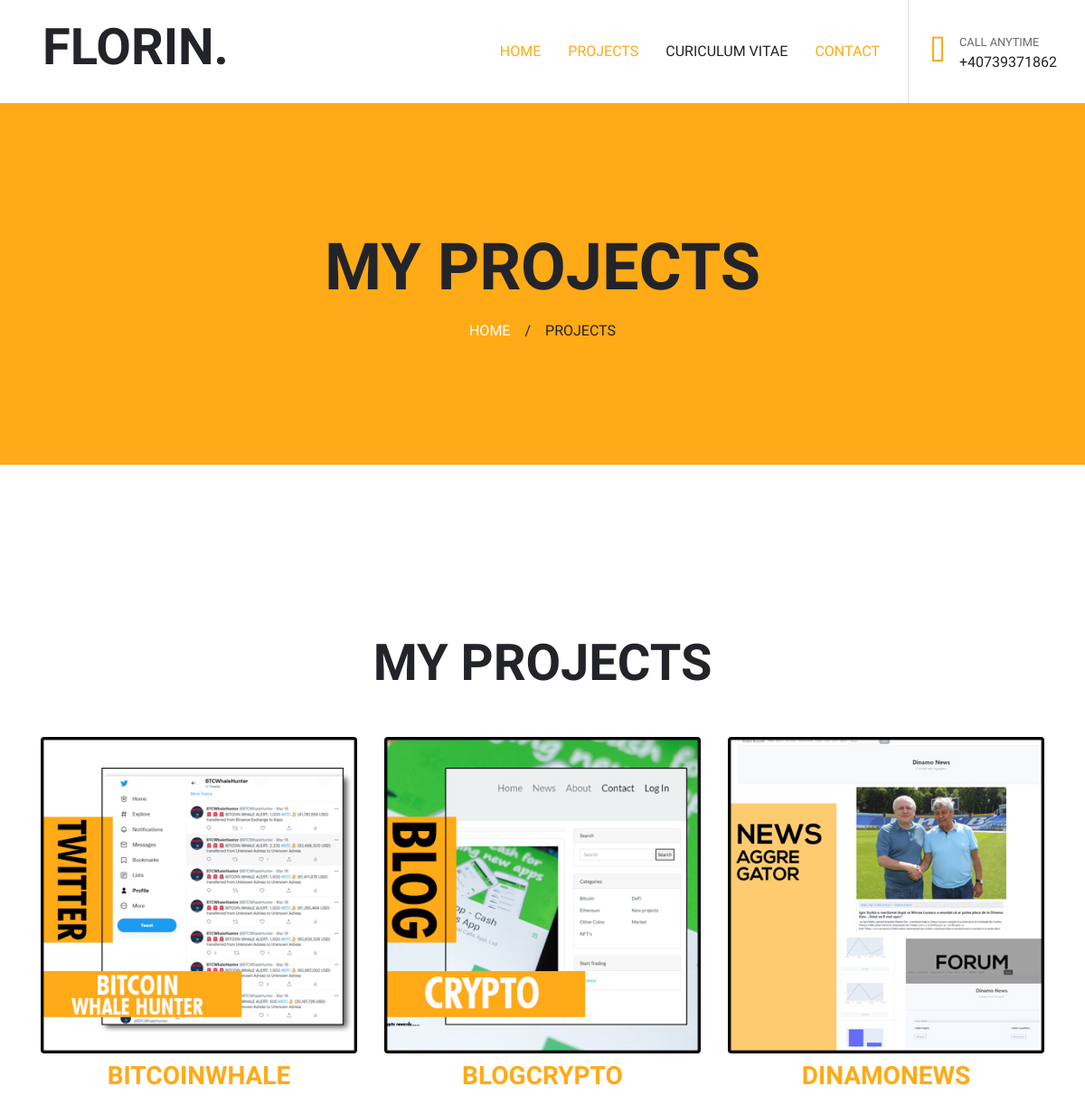
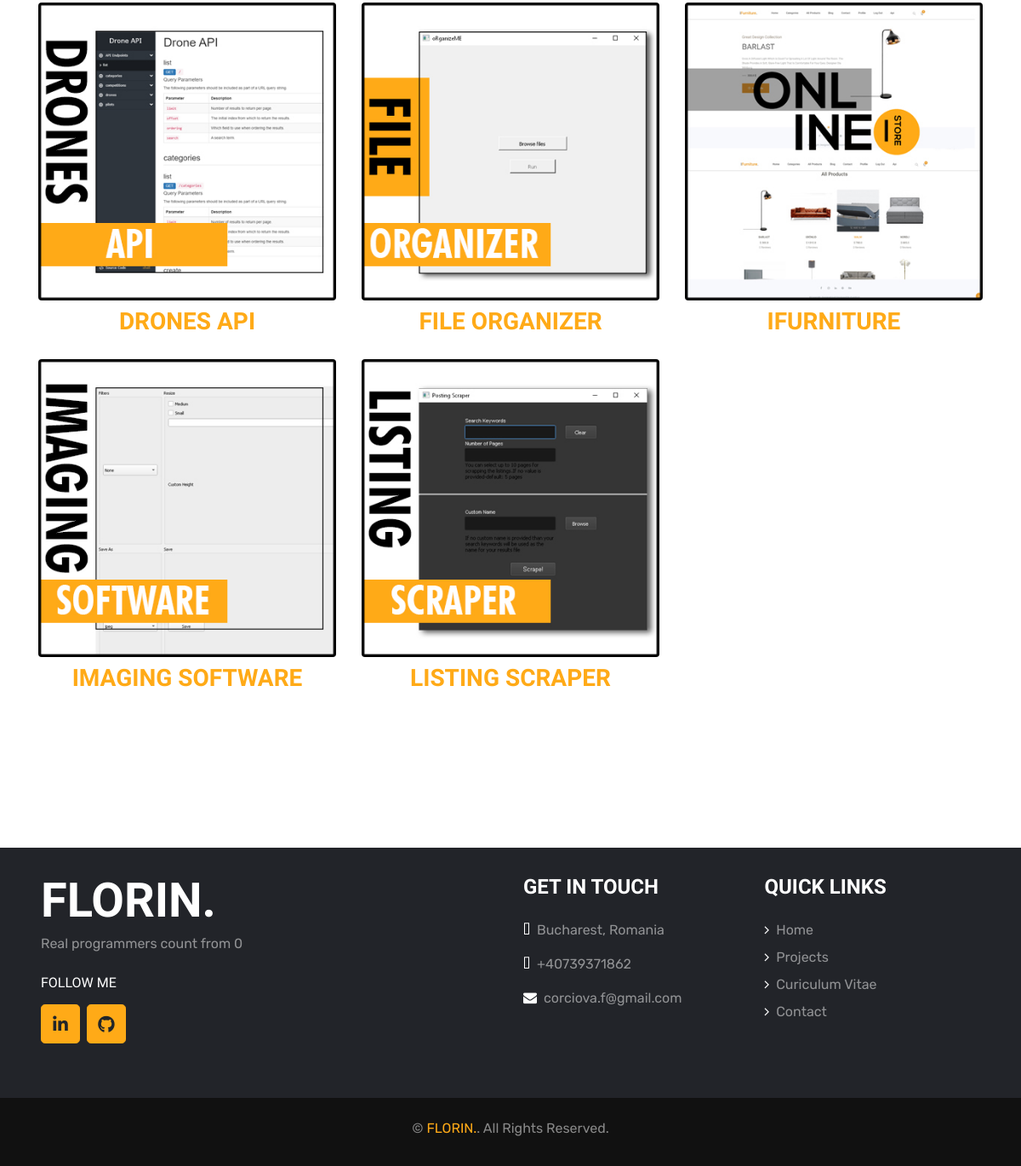
/projects/, run on the app's committed database (2 pictures, top to bottom).
### myportfolio/models.py (models this page shows, shortened)
class Project(models.Model):
    title=models.CharField(max_length=255)
    initial_description=models.TextField()
    project_description=models.TextField()
    summary_description=models.TextField()
    main_image=models.ImageField(upload_to='project_images',default=None)
    github_link=models.URLField(max_length=255)
    live_demo_link=models.URLField(max_length=255,default=None)
    category=models.ForeignKey(ProjectCategory,on_delete=models.CASCADE)
    class Meta:
        ordering=['title',]
        get_latest_by='title'
    def get_absolute_url(self):
        return reverse('project_details',kwargs={'pk':self.pk})

### myportfolio/views.py (the view)
class ProjectList(View):
    model=Project
    template_name='myportfolio/project_list.html'
    def get(self,request):
        project_list=self.model.objects.all()
        return render(request,self.template_name,context={'project_list':project_list})

### myportfolio/templates/myportfolio/project_list.html (shortened to what this page needs)
{% extends parent_template|default:'myportfolio/base_portfolio.html' %}
{% load static %}
{% block content %}
<body>
    <div class="page-header container-fluid bg-primary d-flex flex-column align-items-center justify-content-center">
        <h1 class="display-3 text-uppercase mb-3">My Projects</h1>
        <div class="d-inline-flex text-white">
            <h6 class="text-uppercase m-0"><a class="text-white" href="{% url 'homepage' %}">Home</a></h6>
            <h6 class="m-0 px-3">/</h6>
            <h6 class="text-uppercase m-0">Projects</h6>
        </div>
    </div>
    <div class="container-fluid py-5">
    <div class="container pt-5 pb-3">
        <h1 class="display-4 text-uppercase text-center mb-5">My Projects</h1>
        <div class="row portfolio-container">
                    {% for project in project_list %}
                        <div class="col-lg-4 col-md-6 mb-4 portfolio-item first">
                            <div class="position-relative rounded overflow-hidden mb-2">
                                <img class="img-fluid w-100" src="{{project.main_image.url}}" >
                            </div>
                            <h3 class="display-6 text-uppercase mb-1" align="center"><a href="{{project.get_absolute_url}}"> {{project.title}}</a></h3>
                        </div>
                    {% endfor %}
        </div>
    </div>
    </div>
</body>
{% endblock content %}

### data on the page
Project: main_image (picture), title "BITCOINWHALE"
Project: main_image (picture), title "BLOGCRYPTO"
Project: main_image (picture), title "DINAMONEWS"
Project: main_image (picture), title "DRONES API"
Project: main_image (picture), title "FILE ORGANIZER"
Project: main_image (picture), title "IFURNITURE"
Project: main_image (picture), title "IMAGING SOFTWARE"
Project: main_image (picture), title "LISTING SCRAPER"
